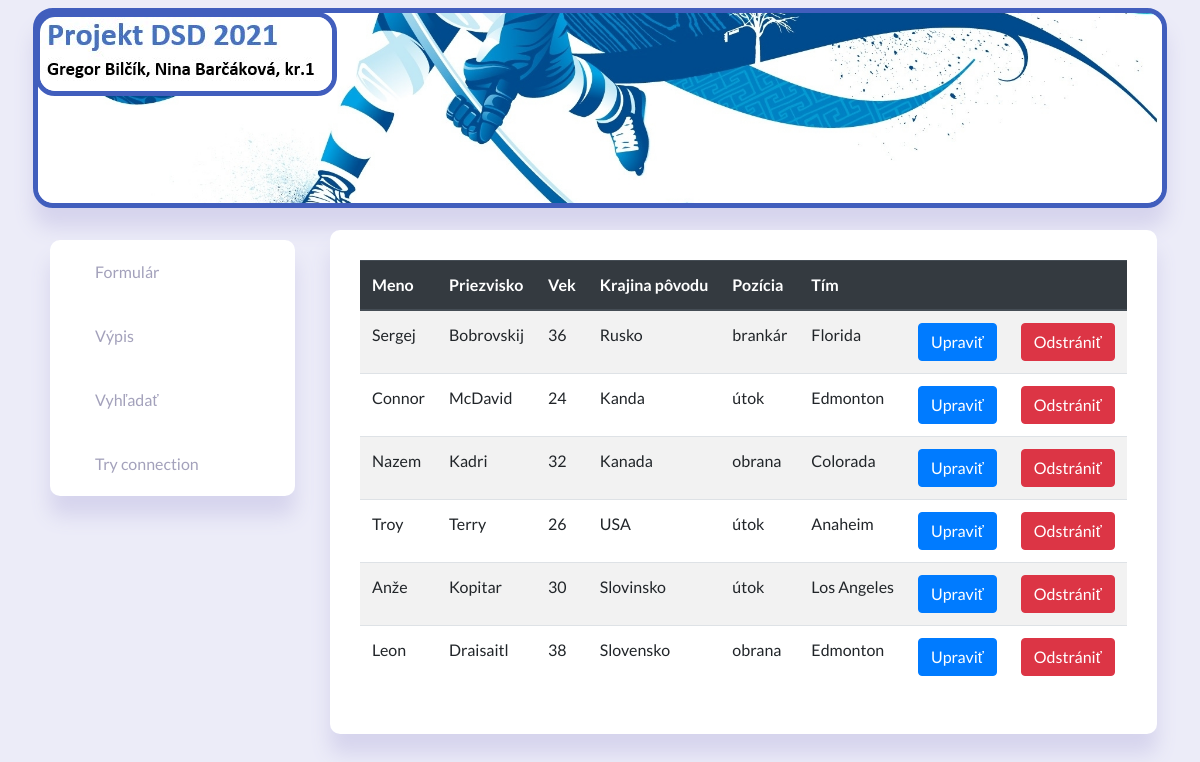
Screenshot of /vypis.php with the database file from the repository.
### tables this page shows
CREATE TABLE `hraci` (
  `id` int(4) NOT NULL,
  `meno` varchar(25) DEFAULT NULL,
  `priezvisko` varchar(25) DEFAULT NULL,
  `vek` int(3) DEFAULT NULL,
  `krajina_povodu` varchar(58) DEFAULT NULL,
  `pozicia` varchar(15) DEFAULT NULL,
  `tim` varchar(40) DEFAULT NULL
);

### vypis.php (the view, shortened to what this page needs)
<!DOCTYPE html>
<html>
	<head>
		<link rel="stylesheet" href="https://stackpath.bootstrapcdn.com/bootstrap/4.3.1/css/bootstrap.min.css">
		<link rel="stylesheet" href="https://cdnjs.cloudflare.com/ajax/libs/material-design-iconic-font/2.2.0/css/material-design-iconic-font.min.css">
		<link rel="stylesheet" href="app.css">
	</head>
	<body>
	<div class="row align-items-center my-6">
			<div class="col-12 mb-4 px-5 py-2">
				<div>
					<img class="img-top" src="img/Webp.net-resizeimage.jpg" alt="pozadie">
					<img class="img-absolute" src="img/logo1.jpg" alt="logo">
				</div>
			</div>
		</div>
			<div class="container-relative">
				<div>
						<nav class="navbar">
							<li><a href="index.php"><i class="zmdi zmdi-assignment"></i>Formulár</a></li>
							<li><a href="vypis.php"><i class="zmdi zmdi-edit"></i>Výpis</a></li>
							<li><a href="search.php"><i class="zmdi zmdi-search"></i>Vyhľadať</a></li>
							<li><a href="try-connection.php"><i class="zmdi zmdi-wifi-alt"></i>Try connection</a></li>
						</nav>
				</div>
				<div class="block-vypis">
						<?php
							include("config.php");
							$var= mysqli_connect("$localhost","$user","$password","$db") or die ("connect error");
							$sql="select id, meno, priezvisko,vek, krajina_povodu, pozicia, tim from hraci";
							$res=mysqli_query($var,$sql) or die ("registration error");
						?>
						<table class="table table-striped">
							<thead class="thead-dark">
								<tr>
								<th scope="col">Meno</th>
								<th scope="col">Priezvisko</th>
								<th scope="col">Vek</th>
								<th scope="col">Krajina pôvodu</th>
								<th scope="col">Pozícia</th>
								<th scope="col">Tím</th>
								<th scope="col"></th>
								<th scope="col"></th>
								</tr>
							</thead>
						<tbody>
						<?php
							while($row=mysqli_fetch_assoc($res))
							{
							$meno = $row['meno'];
							$priezvisko = $row['priezvisko'];
							$vek = $row['vek'];
							$krajina_povodu = $row['krajina_povodu'];
							$pozicia = $row['pozicia'];
							$tim = $row['tim'];
							echo "<tr>
							<td>".$meno."</td>
							<td>".$priezvisko."</td>
							<td>".$vek."</td>
							<td>".$krajina_povodu."</td>
							<td>".$pozicia."</td>
							<td>".$tim."</td>";
							echo "<td>";
									echo "<a class='btn btn-primary' href='./edit-form.php?id= " .$row['id'] ."'> Upraviť</a>";
									echo "</td>";
							echo "<td>";
									echo "<a class='btn btn-danger' href='./vymaz.php?id= ".$row['id'] ."' onclick='return confirm (`Si si istý, že chceš zmazať daný záznam?`)'> Odstrániť </a>";
									echo "</td>";
							}
						?>
						</tbody>
						</table>
	</body>
</html>

### app.css (style rules this page uses)
body { background-color: #ececf8; font-family: 'Lato', sans-serif; }
.navbar { background:#fff; box-shadow: 0 20px 20px 0 #d6d4ed; padding: 0 5px; max-width: 245px; margin: 0 0 0 50px; border-radius: 10px; float: left; }
.navbar li { list-style-type: none; }
.navbar a { display: inline-block; padding: 20px 0; margin: 0 30px; text-decoration: none; color: #a3a1bb; border-right: 5px solid transparent; position: relative; width:210px; }
.navbar i { padding-right:10px; }
.img-top { object-fit: cover; height: 200px; width: 100%; box-shadow: 0 20px 20px 0 #d6d4ed; border: 5px solid #415ebd; border-radius: 20px; }
.img-absolute { position: absolute; left: 50px; bottom: 120px; border: 5px solid #415ebd; border-radius: 20px; }
.container-relative { position:relative; }
.block-vypis { background:#fff; box-shadow: 0 20px 20px 0 #d6d4ed; padding: 30px; width: max-content; height: max-content; margin: 0 0 0 30px; border-radius: 10px; display: inline-block; overflow: hidden; position:absolute; left:300px; top:-10px; }

### rows the page displays
hraci: meno "Sergej", priezvisko "Bobrovskij", vek "36", krajina_povodu "Rusko", pozicia "brankár", tim "Florida"
hraci: meno "Connor", priezvisko "McDavid", vek "24", krajina_povodu "Kanda", pozicia "útok", tim "Edmonton"
hraci: meno "Nazem", priezvisko "Kadri", vek "32", krajina_povodu "Kanada", pozicia "obrana", tim "Colorada"
hraci: meno "Troy", priezvisko "Terry", vek "26", krajina_povodu "USA", pozicia "útok", tim "Anaheim"
hraci: meno "Anže", priezvisko "Kopitar", vek "30", krajina_povodu "Slovinsko", pozicia "útok", tim "Los Angeles"
hraci: meno "Leon", priezvisko "Draisaitl", vek "38", krajina_povodu "Slovensko", pozicia "obrana", tim "Edmonton"
